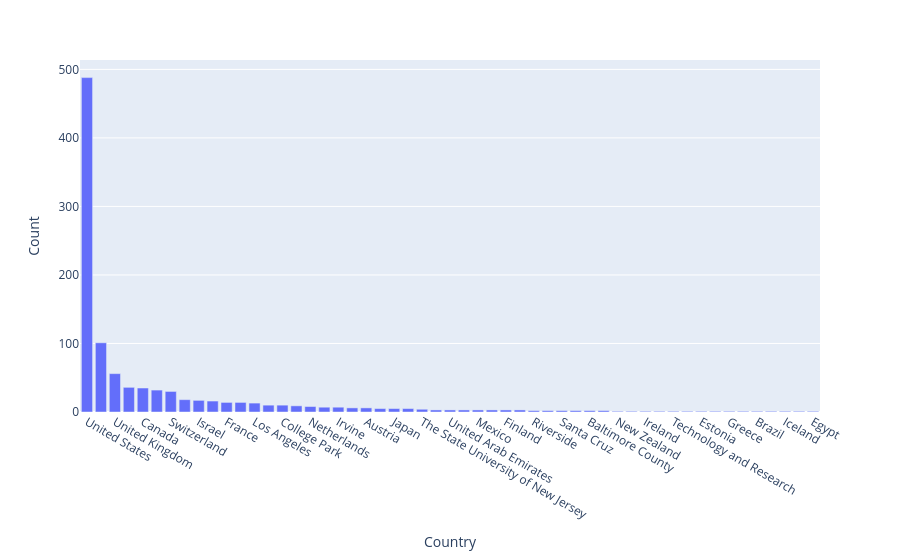

The notebook cell saved with this chart:
### Markdown cell above
### Bar Plots

### Code cell
country_cnt = df['Country'].value_counts().to_dict()
countries = list(country_cnt.keys())
cnt = list(country_cnt.values())

px.bar(x=countries, y=cnt, labels={'x': 'Country', 'y':'Count'}).show(render='colab')

### Figure 1 — Plotly figure (JSON) as saved in the notebook; plotly's stock layout.template omitted (floating-point values rounded to 4 significant figures)
{"data": [{"hovertemplate": "Country=%{x}<br>Count=%{y}<extra></extra>", "legendgroup": "", "marker": {"color": "#636efa", "pattern": {"shape": ""}}, "name": "", "orientation": "v", "showlegend": false, "textposition": "auto", "type": "bar", "x": ["United States", "China", "United Kingdom", "Germany", "Canada", "Berkeley", "Switzerland", "Singapore", "Israel", "Australia", "France", "San Diego", "Los Angeles", "Italy", "College Park", "Belgium", "Netherlands", "Spain", "Irvine", "India", "Austria", "Santa Barbara", "Japan", "Shenzhen", "The State University of New Jersey", "Taiwan", "United Arab Emirates", "Poland", "Mexico", "Denmark", "Finland", "Davis", "Riverside", "Czech Republic", "Santa Cruz", "Saudi Arabia", "Baltimore County", "State University of New York", "New Zealand", "US", "Ireland", "Chile", "Technology and Research", "Romania", "Estonia", "Galway", "Greece", "Norway", "Brazil", "Sweden", "Iceland", "Merced", "Egypt"], "xaxis": "x", "y": [488, 101, 56, 36, 35, 32, 30, 18, 17, 16, 14, 14, 13, 10, 10, 9, 8, 7, 7, 6, 6, 5, 5, 5, 4, 3, 3, 3, 3, 3, 3, 3, 2, 2, 2, 2, 2, 2, 1, 1, 1, 1, 1, 1, 1, 1, 1, 1, 1, 1, 1, 1, 1], "yaxis": "y"}], "layout": {"barmode": "relative", "legend": {"tracegroupgap": 0}, "margin": {"t": 60}, "xaxis": {"anchor": "y", "domain": [0, 1], "title": {"text": "Country"}}, "yaxis": {"anchor": "x", "domain": [0, 1], "title": {"text": "Count"}}}}
